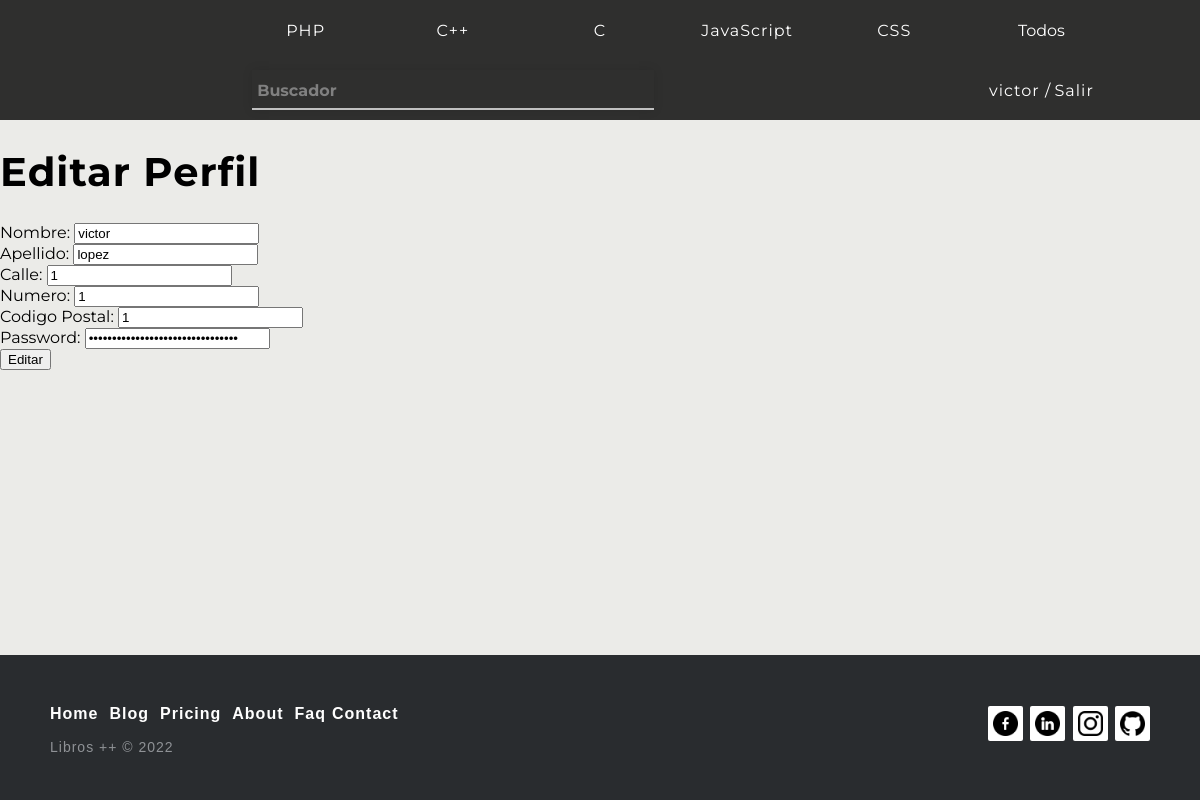
Screenshot of /index.php?controller=Cliente&action=editarPerfil&correo=victor@gmail.com (signed in) with the database file from the repository.
### tables this page shows
CREATE TABLE `categoria` (
  `idCategoria` int(11) NOT NULL,
  `nombre` varchar(30) NOT NULL,
  `estado` tinyint(4) NOT NULL DEFAULT 0
);

CREATE TABLE `cliente` (
  `nombre` varchar(30) NOT NULL,
  `apellido` varchar(30) NOT NULL,
  `correoCliente` varchar(30) NOT NULL,
  `calle` varchar(50) NOT NULL,
  `numero` int(10) NOT NULL,
  `dni` varchar(9) NOT NULL,
  `password` varchar(50) NOT NULL,
  `codigoPostal` varchar(5) NOT NULL,
  `estado` tinyint(4) NOT NULL DEFAULT 0
);

### controllers/CategoriaController.php (called while the page is built, shortened)
<?php
include("models/categoria.php");
class CategoriaController{
            ?>
            <?php
    public function categoriasMenu(){
        require_once("models/categoria.php");
        $categoria = new Categoria("");
        $categorias =  $categoria->categoriasMenu();
        require_once "views/general/header.php";
    }
}

### models/database.php (called while the page is built, shortened)
<?php
class Database{
    public function __construct(){
        $servername = "localhost";
        $dbname= "tiendaonline";
        $username = "root";
        $password = "";
		$this->db = new PDO("mysql:host=$servername;dbname=$dbname",$username, $password);
    }
}

### models/categoria.php (called while the page is built, shortened)
<?php
    require_once("database.php");
    class Categoria extends Database{
        public function  categoriasMenu(){
                $sql = "SELECT categoria.nombre,COUNT(*) ,categoria.idCategoria FROM `producto` INNER JOIN `categoria` ON categoria.idCategoria = producto.categoria GROUP by producto.categoria, categoria.idCategoria ORDER BY `COUNT(*)` DESC limit 5 ";
                $rows = $this->db->query($sql);
                return $rows->fetchAll(PDO::FETCH_CLASS);
        }
}

### models/cliente.php (called while the page is built, shortened)
<?php
    require_once("database.php");
    class Cliente extends Database{
        public function mostrarDatos(){
                $sql = "SELECT * FROM cliente where correoCliente= '".$_SESSION['correo']."'";
                $rows = $this->db->query($sql);
                return $rows->fetchAll(PDO::FETCH_CLASS);
        }
    }

### views/cliente/editarPerfil.php (the view)
<h1>Editar Perfil</h1>
<form action="index.php?controller=Cliente&action=editarPerfil" method="post">
    Nombre:
    <input type="text" name = "nombre" value=<?php echo $lista[0]->nombre; ?>><br>
    Apellido:
    <input type="text" name = "apellido" value=<?php echo $lista[0]->apellido; ?>><br>
    Calle:
    <input type="text" name = "calle" value=<?php echo $lista[0]->calle; ?>><br>
    Numero:
    <input type="number" name = "numero" value=<?php echo $lista[0]->numero; ?>><br>
    Codigo Postal:
    <input type="number" name = "codigoPostal" value=<?php echo $lista[0]->codigoPostal; ?>><br>
    Password:
    <input type="password" name = "password" value=<?php echo $lista[0]->password; ?>><br>
    <input type = "submit" value="Editar">
</form>

### views/general/header.php (shortened to what this page needs)
<body>
    <div class="menu">
        <div class="menu2">
            <div class="wrapper"><form class='buscador'  action='index.php?controller=Producto&action=buscador' method='Post'>
                <div class="input-data">
                        <input class='buscador' autocomplete="off" type="search" pattern="[a-zA-Z0-9]{0,100}" name='buscador' required>
                        <label class='buscador'>Buscador</label>
                </div></form>
            </div>
        </div>
        <div class="menu4"><a href='index.php?controller=DetallePedido&action=listarCarrito'>
        <lord-icon
            src="https://cdn.lordicon.com/hyhnpiza.json"
            trigger="loop-on-hover"
            delay="500"
            colors="primary:white"
            state="hover"
            style="width:50px;height:50px">
        </lord-icon>
        </a></div>
        <?php
        if(isset($_SESSION["Cliente"])){
            ?>
            <div class="menu5">
                <a href="index.php?controller=Cliente&action=editarPerfil&correo=<?php echo $_SESSION["correo"]; ?>"><?php echo $_SESSION["Cliente"]; ?> </a> / <a href='index.php?controller=Base&action=salir'>Salir</a>
            </div>
            <?php
        }else{
            ?>
            <div class="menu5"><a href='index.php?controller=Cliente&action=login'> Inicia Sesion</a> </div>
            <?php
        }
        ?>
        <div class="menu6"> <a class = "categoriaLink" href='index.php?controller=Categoria&action=categoriaCliente&idCategoria=<?php echo  $categorias[0]->idCategoria; ?>'><?php echo  $categorias[0]->nombre; ?></a></div>
        <div class="menu7"><a class = "categoriaLink" href='index.php?controller=Categoria&action=categoriaCliente&idCategoria=<?php echo  $categorias[1]->idCategoria; ?>'><?php echo $categorias[1]->nombre; ?></a></div>
        <div class="menu8"><a class = "categoriaLink" href='index.php?controller=Categoria&action=categoriaCliente&idCategoria=<?php echo  $categorias[2]->idCategoria; ?>'><?php echo $categorias[2]->nombre; ?></a></div>
        <div class="menu9"><a class = "categoriaLink" href='index.php?controller=Categoria&action=categoriaCliente&idCategoria=<?php echo  $categorias[3]->idCategoria; ?>'><?php echo $categorias[3]->nombre; ?></a></div>
        <div class="menu10"><a class = "categoriaLink" href='index.php?controller=Categoria&action=categoriaCliente&idCategoria=<?php echo  $categorias[4]->idCategoria; ?>'><?php echo $categorias[4]->nombre; ?></a></div>
        <div class="menu11">Todos</div>
    </div>
</body>

### views/css/style.css (style rules this page uses)
html { min-height: 100%; position: relative; }
body { margin: 0; }
footer { background-color: black; position: absolute; bottom: 0; margin-top: 40px; width: 100%; color: white; }
body { background: #EBEBE8; font-family: 'Montserrat', sans-serif; margin: 0; padding: 0; }
h1 { font-size: 40px; letter-spacing: 1px; color: black; }
p { font-size: 16px; letter-spacing: 1px; }
a { font-size: 16px; letter-spacing: 1px; font: blod; text-decoration: none; }
.menu { background-color: rgba(0, 0, 0, 0.8); color: #ffffff; display: grid; grid-template-columns: repeat(7, 1fr); grid-template-rows: repeat(2, 1fr); grid-column-gap: 30px; align-items: center; align-content: center; text-align: center; padding-right: 100px; padding-left: 100px; }
.menu > div { margin: 5px; }
.menu>div>a { color: white; }
.menu2 { grid-column: 2/5; grid-row: 2; display: flex; flex-direction: row; justify-content: center; }
.wrapper { width: 450px; box-shadow: 0px 0px 10px rgba(0,0,0,0.1); }
.wrapper .input-data { height: 40px; width: 100%; position: relative; }
.wrapper .input-data input.buscador { height: 100%; width: 100%; border: none; font-size: 17px; border-bottom: 2px solid silver; }
input.buscador { background-color: transparent; color: white; }
.wrapper .input-data label.buscador { position: absolute; bottom: 10px; left: 0; color: grey; pointer-events: none; transition: all 0.3s ease; font-weight: bold; padding-left: 5px; }
.menu4 { grid-column: 6; grid-row: 2; }
.menu4 > a { display: flex; align-items: center; justify-content: center; width: min-content; }
.menu5 { grid-column: 7; grid-row: 2; }
.menu6 { grid-column: 2; grid-row: 1; }
.menu7 { grid-column: 3; grid-row: 1; }
.menu8 { grid-column: 4; grid-row: 1; }
.menu9 { grid-column: 5; grid-row: 1; }
.menu10 { grid-column: 6; grid-row: 1; }
.menu11 { grid-column: 7; grid-row: 1; }
.footer-distributed { background-color: #292c2f; box-shadow: 0 1px 1px 0 rgba(0, 0, 0, 0.12); box-sizing: border-box; width: 100%; text-align: left; font: normal 16px sans-serif; padding: 45px 50px; }
.footer-distributed .footer-left p { color: #8f9296; font-size: 14px; margin: 0; }
.footer-distributed p.footer-links { font-size: 18px; font-weight: bold; color: #ffffff; margin: 0 0 10px; padding: 0; transition: ease .25s; }
.footer-distributed p.footer-links a { display: inline-block; line-height: 1.8; text-decoration: none; color: inherit; transition: ease .25s; }
.footer-distributed .footer-links a:before { content: ""; font-size: 20px; left: 0; color: #fff; display: inline-block; padding-right: 5px; }
.footer-distributed .footer-links .link-1:before { content: none; }
.footer-distributed .footer-right { float: right; margin-top: 6px; max-width: 180px; }
.footer-distributed .footer-right a { display: inline-block; width: 35px; height: 35px; background-color: #ffffff; border-radius: 2px; font-size: 20px; color: #ffffff; text-align: center; line-height: 35px; margin-left: 3px; transition:all .25s; }
.espacioFooter { width:100%; height: 152px; }
.footer-right > a > img { width: 25px; height: 25px; margin-top:5px; }

### rows the page displays
categoria: nombre "PHP"
categoria: nombre "C++"
categoria: nombre "C"
categoria: nombre "JavaScript"
categoria: nombre "CSS"
cliente: nombre "victor", apellido "lopez", calle "1", numero "1", codigoPostal "1"

### other values shown
$_SESSION["Cliente"] "victor"
